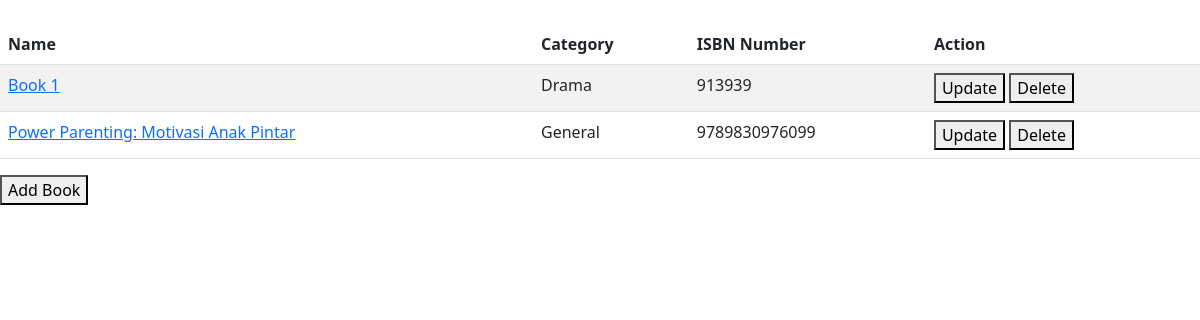
The app's page /sites/book.php, older data.
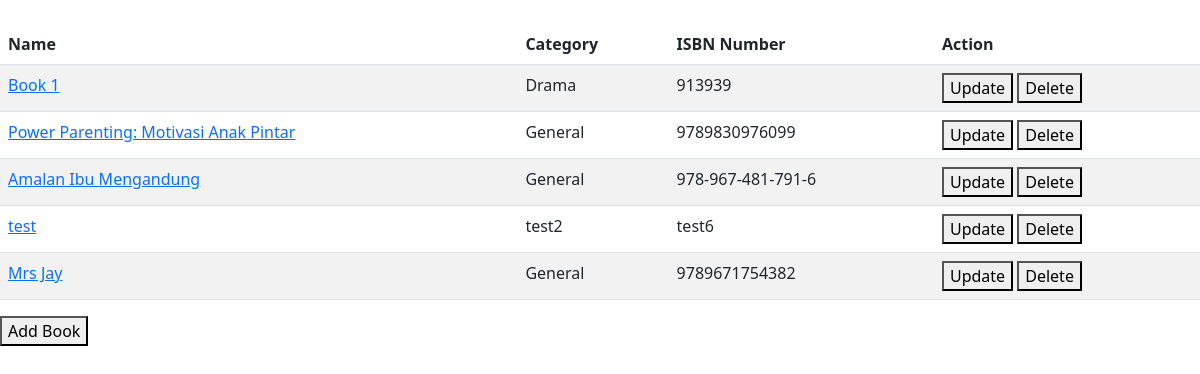
The same page, newer data.
### tables this page shows
CREATE TABLE `book` (
  `ID` int(11) NOT NULL,
  `Name` varchar(100) NOT NULL,
  `Category` varchar(100) NOT NULL,
  `PublishDate` date NOT NULL,
  `Author` varchar(100) NOT NULL,
  `Description` varchar(1000) NOT NULL,
  `ISBNNumber` varchar(100) NOT NULL,
  `Image` text NOT NULL,
  `PublishPlace` varchar(100) NOT NULL,
  `Price` decimal(10,0) NOT NULL
);

### sites/repositories/library-repository.php (called while the page is built, shortened)
<?php
function getDatabaseConnection()
{
    $servername = "localhost";
    $username = "root";
    $password = "";
    $dbname = "library";
    $conn = new mysqli($servername, $username, $password, $dbname);
    return $conn;
}
function getAllBook() {
    $conn = getDatabaseConnection();
    $sql = "SELECT ID, Name, Category, ISBNNumber " .
            "FROM book ";
    $result = $conn->query($sql);
    return $result;
}
?>

### sites/book.php (the view, shortened to what this page needs)
<!DOCTYPE html>
<html>
<head>
	<link rel="stylesheet" type="text/css" href="css/mystyle.css">
	<link rel="stylesheet" type="text/css" href="css/userstyle.css">
	<link href="https://cdn.jsdelivr.net/npm/bootstrap@5.3.0-alpha1/dist/css/bootstrap.min.css" rel="stylesheet">
</head>
<body>
	<?php
	require("repositories/library-repository.php");
	$errorMessage = "";
	if ($_SERVER["REQUEST_METHOD"] == "GET") {
		try {
			$listBook = getAllBook();
		} catch (Exception $ex) {
			$errorMessage += "<br>Issue fetching borrowing data!";
		}
	}
	?>
	<br>
	<table class="table table-striped" style="margin-left: 0;">
		<thead>
			<tr>
				<th>Name</th>
				<th>Category</th>
				<th>ISBN Number</th>
				<th>Action</th>
			</tr>
		</thead>
		<tbody>
			<?php
			while ($row = $listBook->fetch_assoc()) {
				echo "<tr><td><a href=viewdetailbook.php?ID=" . $row["ID"] . ">" . $row["Name"] . "</a></td>" .
					"<td>" . $row["Category"] . "</td>" .
					"<td>" . $row["ISBNNumber"] . "</td>";
				echo "<td><button onclick=" . "window.location='book_update.php?ID=" . $row["ID"] ."';" . ">Update</button>&nbsp;";
				echo "<button onclick=" . "window.location='book_delete.php?ID=" . $row["ID"] ."';" . ">Delete</button></td></tr>";
			}
			?>
		</tbody>
	</table>
	<button onclick="window.location='book_add.php';">Add Book</button>
</body>
</html>

Row changes from the older to the newer data that the page shows:
added book: Name "Amalan Ibu Mengandung", Category "General", ISBNNumber "978-967-481-791-6"
added book: Name "test", Category "test2", ISBNNumber "test6"
added book: Name "Mrs Jay", Category "General", ISBNNumber "9789671754382"
